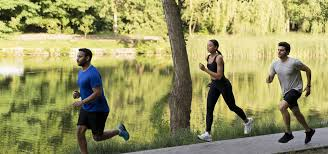
#> input picture Ejercicio1/Imagenes/Imagen1.jpeg, 328 x 154 px
$ jupyter execute ejercicio1.ipynb
#> lines starting #> are read from the running program, lines starting #| are printed output that depends on the picture; after the words box and inside, x2 and y2 are one past the last pixel; in counts of white or black regions, pixels touching at a corner belong together
[cell 1]
import cv2
import numpy as np
from sklearn.metrics import precision_score, recall_score, jaccard_score
import imutils
import matplotlib.pyplot as plt

[cell 2]
def detectar_humanos(imagen_path):
    # Configurar el detector HOG
#> called with imagen_path = 'Imagenes/Imagen1.jpeg'
    hog = cv2.HOGDescriptor()
    hog.setSVMDetector(cv2.HOGDescriptor_getDefaultPeopleDetector())

    # Leer la imagen y redimensionar para una mejor eficiencia de detección
    imagen = cv2.imread(imagen_path)
#> imagen is the input picture: shape (154, 328, 3); mean B, G, R 98.2, 150.3, 152.5
    # imagen = imutils.resize(imagen, width=min(1000, imagen.shape[1]))

    # Detectar humanos en la imagen
    (humanos, _) = hog.detectMultiScale(imagen, winStride=(8, 8), padding=(16, 16), scale=1.05)
#> humanos = [[178, 22, 69, 132], [255, 27, 65, 127]]

    # Dibujar rectángulos alrededor de los humanos detectados
    for (x, y, w, h) in humanos:
        cv2.rectangle(imagen, (x, y), (x+w, y+h), (0, 255, 0), 2)
#> this loop made 2 passes
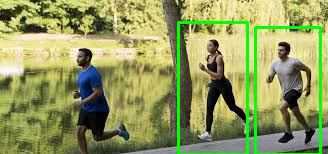
#> imagen: shape (154, 328, 3); 4.11% of pixels changed, all inside (x1, y1, x2, y2) = (177, 21, 322, 154)

    return imagen

[cell 3]
def mostrar_imagen(imagen):
    plt.imshow(cv2.cvtColor(imagen, cv2.COLOR_BGR2RGB))
    plt.axis('off')
    plt.show()

[cell 4]
imagen_resultante = detectar_humanos('Imagenes/Imagen1.jpeg')
# Mostrar la imagen resultante usando matplotlib
mostrar_imagen(imagen_resultante)

[cell 5]
imagen_resultante = detectar_humanos('Imagenes/Imagen2.jpg')
#> call 2 of detectar_humanos, with imagen_path = 'Imagenes/Imagen2.jpg'
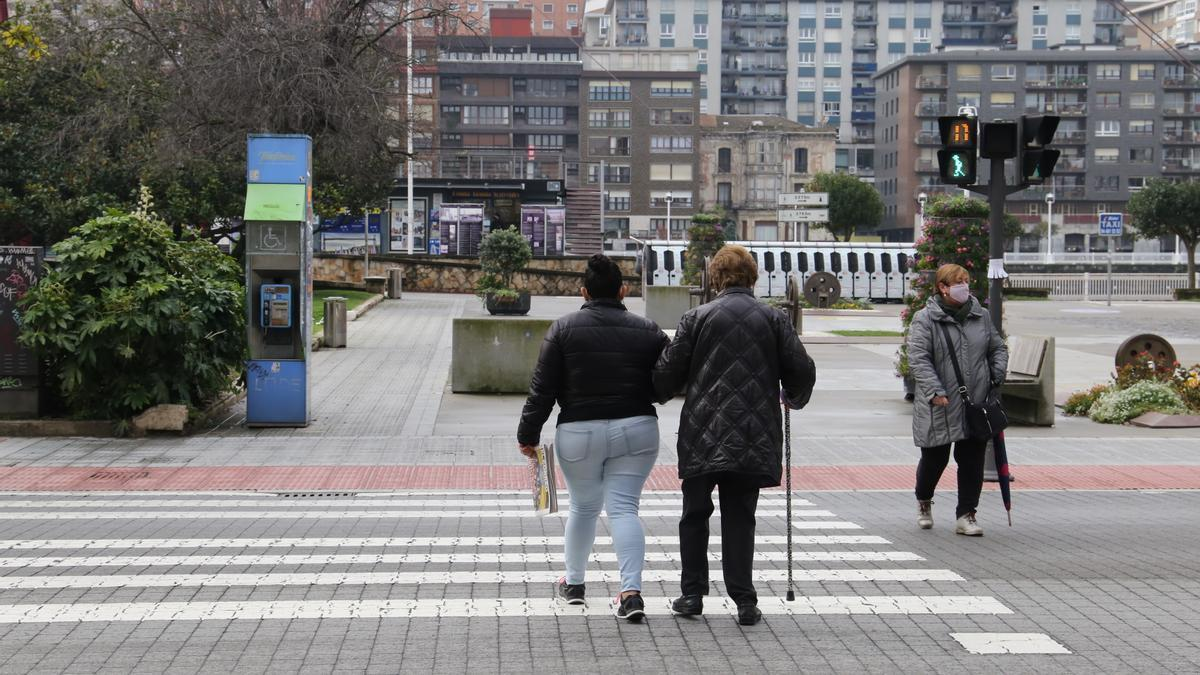
#> input picture Ejercicio1/Imagenes/Imagen2.jpg, 1200 x 675 px
#> in detectar_humanos, imagen is the input picture: shape (675, 1200, 3); mean B, G, R 118.5, 119.4, 120.4
#> in detectar_humanos (call 2), `(humanos, _) = hog.detectMultiScale(imagen, winStride=(8, 8), padding=..`: humanos = [[842, 177, 215, 429], [614, 215, 239, 460], [474, 191, 255, 484]]
#> the loop in detectar_humanos (call 2), `for (x, y, w, h) in humanos:` made 3 passes
#> after the loop in detectar_humanos (call 2), `for (x, y, w, h) in humanos:`:
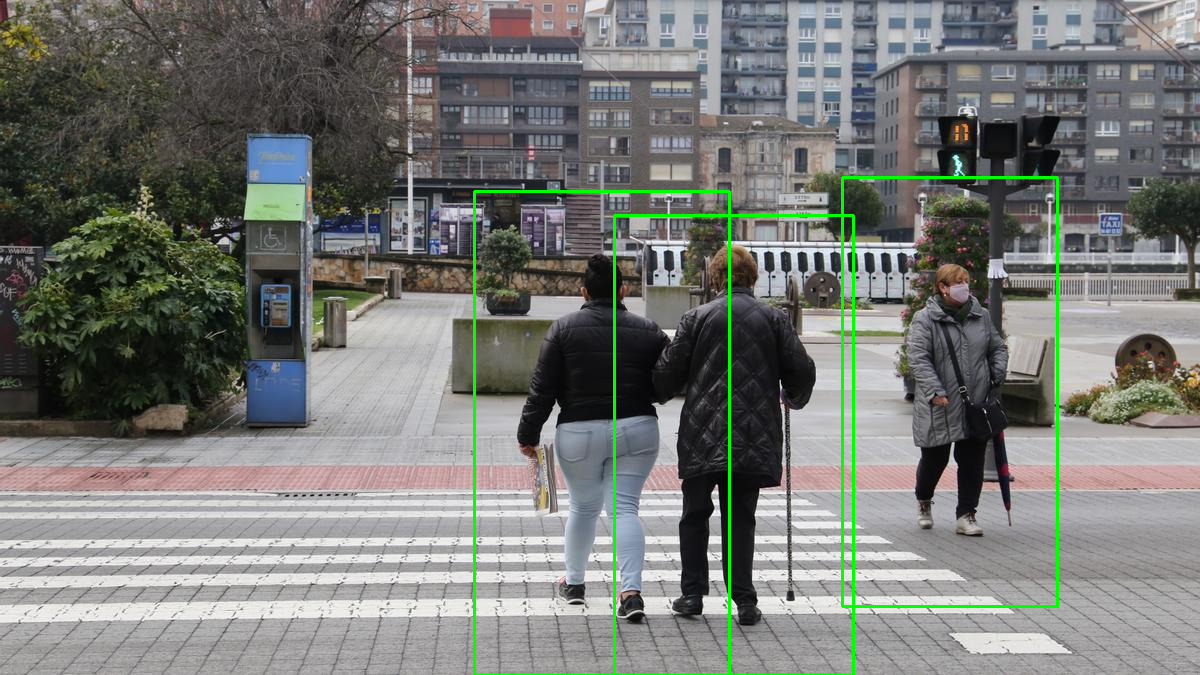
#> imagen: shape (675, 1200, 3); 1.4% of pixels changed, all inside (x1, y1, x2, y2) = (473, 176, 1059, 675)
# Mostrar la imagen resultante usando matplotlib
mostrar_imagen(imagen_resultante)

[cell 6]
imagen_resultante = detectar_humanos('./Dataset/1.jpg')
#> call 3 of detectar_humanos, with imagen_path = './Dataset/1.jpg'
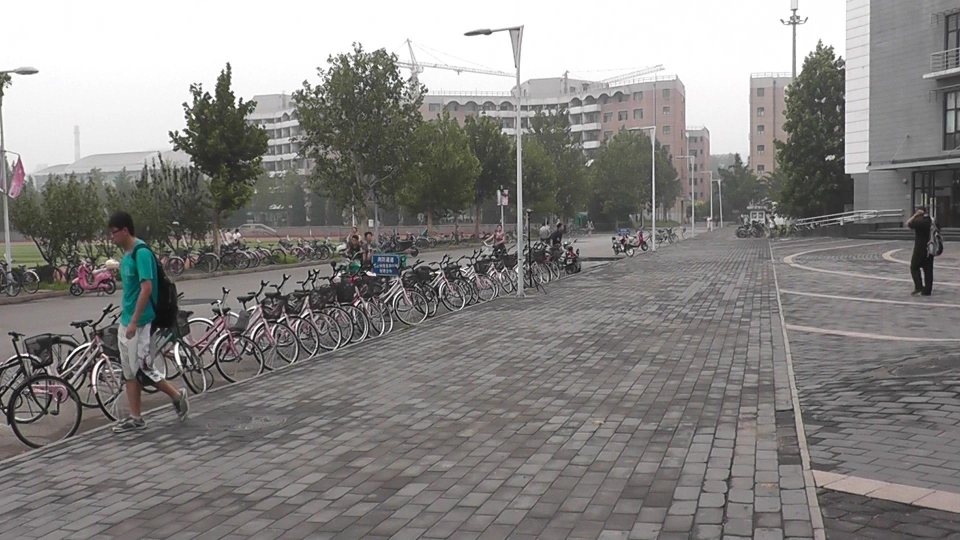
#> input picture Ejercicio1/Dataset/1.jpg, 1920 x 1080 px (shown at 1/2 size)
#> in detectar_humanos, imagen is the input picture: shape (1080, 1920, 3); mean B, G, R 130.8, 132.7, 134.8
#> in detectar_humanos (call 3), `(humanos, _) = hog.detectMultiScale(imagen, winStride=(8, 8), padding=..`: humanos = [[1789, 394, 115, 229]]
#> the loop in detectar_humanos (call 3), `for (x, y, w, h) in humanos:` made 1 pass
#> after the loop in detectar_humanos (call 3), `for (x, y, w, h) in humanos:`:
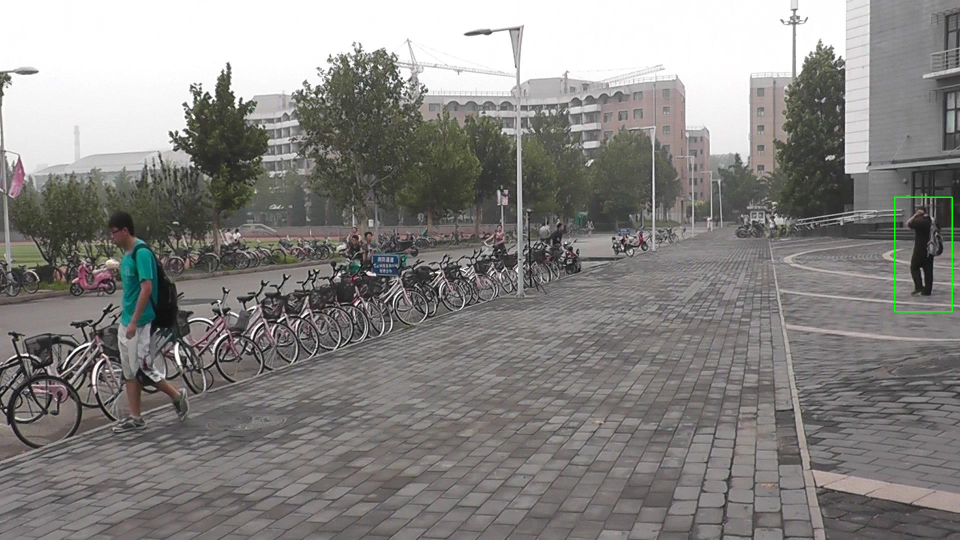
#> imagen: shape (1080, 1920, 3) (shown at 1/2 size); 0.1% of pixels changed, all inside (x1, y1, x2, y2) = (1788, 393, 1906, 625)
# Mostrar la imagen resultante usando matplotlib
mostrar_imagen(imagen_resultante)
